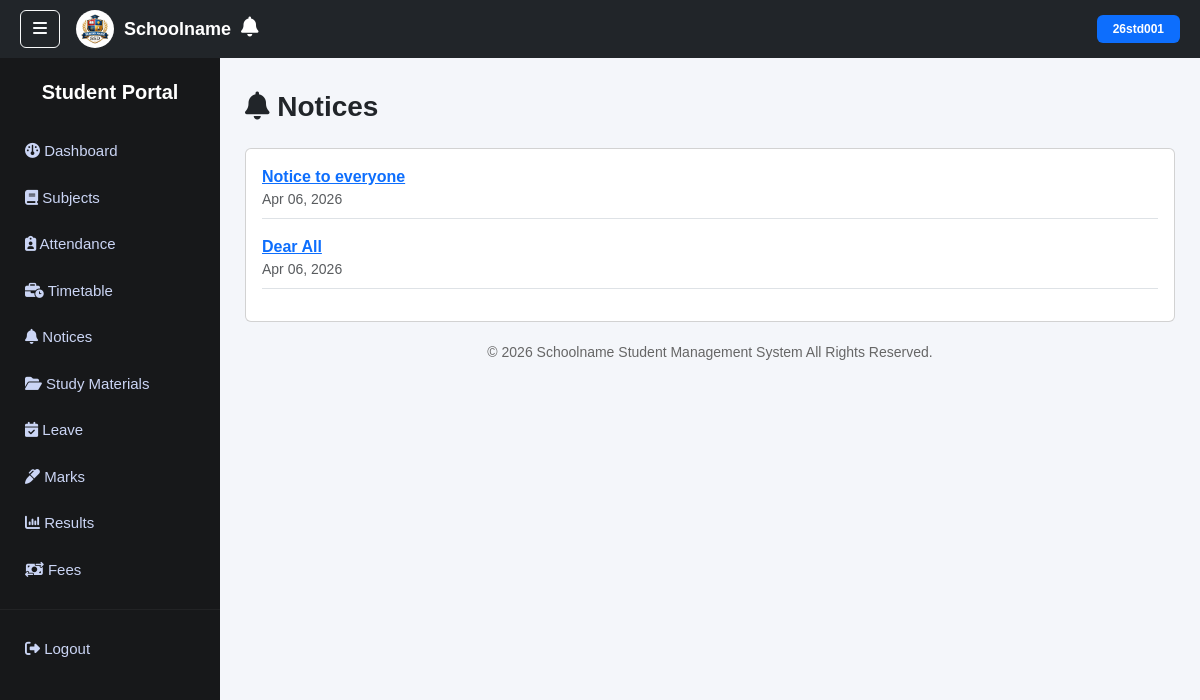
Page /student/notices/ (signed in) on the committed database.
### core/models.py (models this page shows, shortened)
class Notice(models.Model):
    title = models.CharField(max_length=200)
    message = models.TextField()
    target_role = models.CharField(
        max_length=20,
        choices=[
            ('ALL', 'All'),
            ('STUDENT', 'Student'),
            ('TEACHER', 'Teacher'),
        ],
        default='ALL'
    )
    created_at = models.DateTimeField(auto_now_add=True)
    created_by = models.ForeignKey(User, on_delete=models.SET_NULL, null=True, blank=True)

### core/views.py (the view)
# urls.py: path('student/notices/', views.student_notices, name='student_notices'),
@login_required
@user_passes_test(is_student)
def student_notices(request):
    notices = Notice.objects.filter(Q(target_role='ALL') | Q(target_role='STUDENT')).order_by('-created_at')
    return render(request, 'student/notices.html', {'notices': notices})

### core/views.py (called while the page is built)
def is_student(user):
    return user.is_authenticated and Student.objects.filter(user=user).exists()

### templates/student/notices.html
{% extends "base.html" %}
{% block sidebar %}
{% include "includes/student_sidebar.html" %}
{% endblock %}
{% block content %}
<h3 class="fw-bold mb-4"><i class="fa-solid fa-bell"></i> Notices</h3>
<div class="card">
<div class="card-body">
{% for notice in notices %}
<div class="mb-3 border-bottom pb-2">
<a href="{% url 'notice_detail' notice.id %}">
<strong>{{ notice.title }}</strong>
</a>
<small class="text-muted d-block">
{{ notice.created_at|date:"M d, Y" }}
</small>
</div>
{% empty %}
<p>No notices available</p>
{% endfor %}
</div>
</div>
{% endblock %}

### templates/base.html (shortened to what this page needs)
{% load static %}
<!DOCTYPE html>
<html lang="en">
<head>
<link href="https://cdn.jsdelivr.net/npm/bootstrap@5.3.2/dist/css/bootstrap.min.css" rel="stylesheet">
<link rel="stylesheet" href="https://cdnjs.cloudflare.com/ajax/libs/font-awesome/6.5.0/css/all.min.css">
</head>
<body>
<nav class="navbar navbar-dark bg-dark d-flex justify-content-between">
<div class="d-flex align-items-center">
<button class="btn btn-outline-light me-3" onclick="toggleSidebar()"><i class="fa-solid fa-bars"></i></button>
<div class="school-header">
<img src="{% static 'images/school_logo.png' %}" class="school-logo">
<span class="school-name">Schoolname</span>
<div class="position-relative me-3">
<i class="fa-solid fa-bell text-white fs-5"></i>
</div>
</div>
</div>
{% if request.user.is_authenticated %}
<span class="badge bg-primary px-3 py-2">
    {{ request.user.username }}
</span>
{% endif %}
</nav>
<div class="sidebar" id="sidebar">
{% block sidebar %}
{% endblock %}
</div>
<div class="main-content">
{% block content %}
{% endblock %}
<div class="footer">
© <script>document.write(new Date().getFullYear())</script>
Schoolname Student Management System All Rights Reserved.
</div>
</div>
</body>
</html>

### templates/base.html (style rules this page uses)
body { background:#f4f6fa; overflow-x:hidden; font-family:Arial, Helvetica, sans-serif; }
.navbar { position:fixed; top:0; left:0; width:100%; z-index:1001; padding:10px 20px; }
.school-header { display:flex; align-items:center; gap:10px; }
.school-logo { width:38px; height:38px; border-radius:50%; object-fit:cover; }
.school-name { color:white; font-weight:600; font-size:18px; }
.sidebar { position:fixed; top:0; left:0; height:100vh; width:220px; background-color: rgba(16,17,19,0.97); padding-top:80px; transition:0.3s; z-index:1000; overflow-y:auto; }
.main-content { margin-left:220px; padding:90px 25px 40px 25px; min-height:100vh; }
.footer { text-align:center; padding:20px; color:#666; font-size:14px; }

### rows in the picture
Notice: title "Notice to everyone", created_at "Apr 06, 2026"
Notice: title "Dear All", created_at "Apr 06, 2026"

### other values in the picture
{{ request.user.username }} "26std001"
